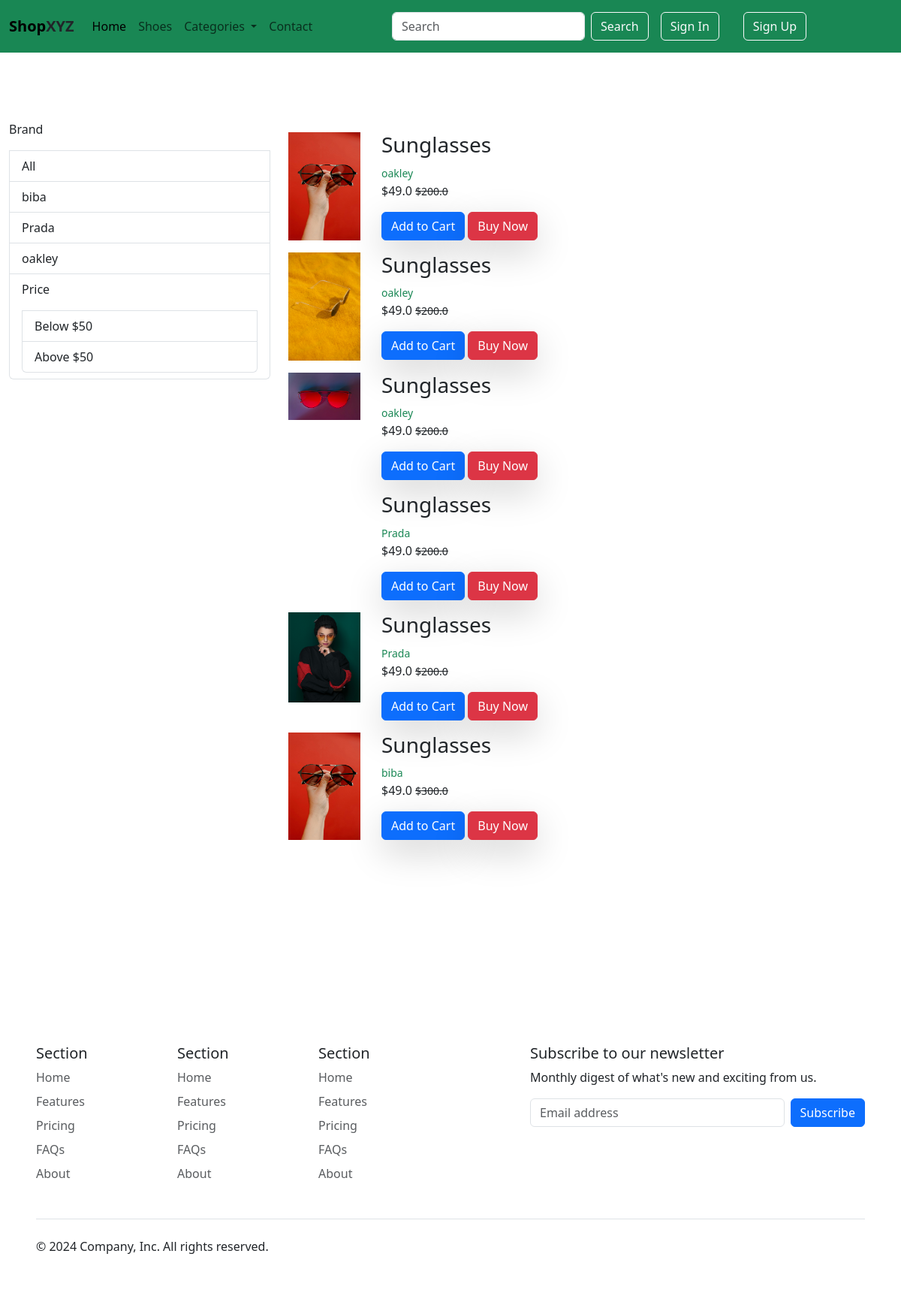
/sunglasses/None, run on the app's committed database.
### app/models.py (models this page shows, shortened)
class Product(models.Model):
    product_name = models.CharField(max_length=200)
    selling_price = models.FloatField()
    discounted_price = models.FloatField()
    description = models.TextField()
    category = models.CharField(choices=CATEGORY_CHOICES, max_length=3)
    brand = models.CharField(max_length=50)
    image = models.ImageField(upload_to='product-img')

### app/views.py (the view)
# urls.py: path("sunglasses/<slug:data>", views.sunglasses, name="sunglasses"),
def sunglasses(request,data):
    sunglasses = Product.objects.filter(category = 'S')
    return render(request, 'sunglasse.html',{"sunglasse": sunglasses})

### app/templates/sunglasse.html (shortened to what this page needs)
{% extends "base.html" %}
{% block content %}
<section class="sunglasse">
    <div class="row container">
        <div class="col-md-4">
            <div class="list-group">
                <p>Brand</p>
                <a href="{% url "sunglasses" 'None' %}" class="list-group-item">All</a>
                <a href="{% url "sunglasses" 'biba' %}" class="list-group-item">biba</a>
                <a href="{% url "sunglasses" 'Prada' %}" class="list-group-item">Prada</a>
                <a href="{% url "sunglasses" 'oakley' %}" class="list-group-item">oakley</a>
                <span class="list-group-item">
                    <p>Price</p>
                    <a href="{% url "sunglasses" 'below' %}" class="list-group-item">Below $50</a>
                    <a href="{% url "sunglasses" 'above' %}" class="list-group-item">Above $50</a>
                </span>
            </div>
        </div>
        <div class="col">
          {% for product in sunglasse  %}
          <div class="row my-3">
            <div class="col-md-2">
            <img src="/media/{{product.image}}" class="img-fluid object-fit-cover" style="width: 6rem" alt=""/>
            </div>
            <div class="col-md-8">
                <h3>{{product.product_name}}</h3>
                <small class="text-success">{{product.brand}}</small>
                <p>${{product.discounted_price}}  <small class="text-decoration-line-through">${{product.selling_price}}</small>
                </p>
                <a href="" class="btn shadow-lg btn-primary">Add to Cart</a>
                <a href="" class="btn-danger btn shadow-lg ">Buy Now</a>
            </div>
        </div>
        {% endfor %}
    </div>
   </div>
</section>
{% endblock content %}

### app/static/css/style.css (style rules this page uses)
section { margin: 20vh 0; }

### data on the page
Product: image (picture), product_name "Sunglasses", brand "oakley", discounted_price "49.0", selling_price "200.0"
Product: image (picture), product_name "Sunglasses", brand "oakley", discounted_price "49.0", selling_price "200.0"
Product: image (picture), product_name "Sunglasses", brand "oakley", discounted_price "49.0", selling_price "200.0"
Product: product_name "Sunglasses", brand "Prada", discounted_price "49.0", selling_price "200.0"
Product: image (picture), product_name "Sunglasses", brand "Prada", discounted_price "49.0", selling_price "200.0"
Product: image (picture), product_name "Sunglasses", brand "biba", discounted_price "49.0", selling_price "300.0"
